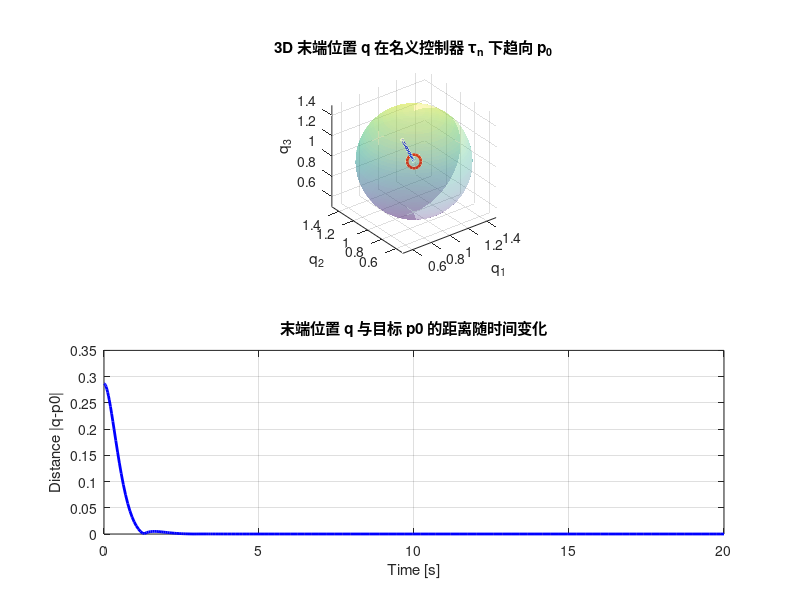

Write the MATLAB code that produced this figure.
%% 清除工作区并关闭所有窗口
clear; clc; close all;

%% 参数设置（3D 空间）
% 目标点 p0 和安全区参数（安全区域为以 p0 为球心的球体）
p0 = [1; 1; 1];      % 目标位置（3×1向量）
r_safe = 0.5;        % 安全区半径

% PD 控制器增益
Kp = 10;  % 比例增益
Kd = 5;   % 微分增益

% 动力学设置：这里认为质量矩阵为单位阵，C 和 g 均为零
M = @(q) eye(3);                % 质量矩阵（3×3单位阵）
C = @(q, dq) zeros(3);          % 科氏/离心项（零矩阵）
g_func = @(q) zeros(3, 1);        % 重力项（零向量）

%% 定义名义控制器 tau_n 为匿名函数（3D版本）
% 输入： t（时间）、x = [q; dq] （6×1向量，其中 q = x(1:3), dq = x(4:6)）
tau_n = @(t, x) M(x(1:3)) * ( -Kp*(x(1:3) - p0) - Kd*(x(4:6)) ) + ...
                 C(x(1:3), x(4:6)) * (x(4:6)) + g_func(x(1:3));
             
%% 系统闭环动力学
% 状态 x = [q; dq]，其中 q ∈ ℝ³, dq ∈ ℝ³
% 动态方程： xdot = [dq; ddq]，且 ddq = tau_n（因为 M = I）
dynamics = @(t, x) [ x(4:6); tau_n(t, x) ];

%% 设定初始状态（3D）
% 生成一个位于安全区球体内部的随机起始位置
% 利用球坐标生成随机方向和随机半径（取 cube-root 保证体积均匀）
phi = 2*pi*rand;         % 随机方位角
costheta = 2*rand - 1;     % 随机 cos(θ) ∈ [-1, 1]
theta = acos(costheta);    % 由 cos 得 θ
rho = r_safe * rand^(1/3); % 随机半径，保证均匀采样
q0 = p0 + rho * [sin(theta)*cos(phi); sin(theta)*sin(phi); cos(theta)];
dq0 = zeros(3, 1);       % 初始速度为零
x0 = [q0; dq0];

%% 仿真参数
Tsim = 20;                % 仿真时间（秒）
tspan = [0, Tsim];

%% 利用 ODE45 进行仿真
[t, x] = ode45(dynamics, tspan, x0);

%% 合并两个图到一个图中显示（3D轨迹和距离随时间变化的曲线）
figure('Position',[100, 100, 1200, 800]);

% 子图 1: 3D 末端位置 q 的轨迹
subplot(2,1,1);
plot3(x(:,1), x(:,2), x(:,3), 'b-', 'LineWidth', 2); hold on;
plot3(p0(1), p0(2), p0(3), 'ro', 'MarkerSize', 10, 'LineWidth', 2); % 目标点 p0
% 绘制安全区边界（球体）
% 利用 sphere 函数创建球面数据，显示透明球
[sx, sy, sz] = sphere(50);
surf(p0(1) + r_safe*sx, p0(2) + r_safe*sy, p0(3) + r_safe*sz, ...
    'FaceAlpha', 0.3, 'EdgeColor', 'none');
xlabel('q_1'); ylabel('q_2'); zlabel('q_3');
title('3D 末端位置 q 在名义控制器 \tau_n 下趋向 p_0');
axis equal;
grid on;
view(3);

% 子图 2: 末端位置 q 与目标 p0 的距离随时间变化
subplot(2,1,2);
% 计算每个时刻 q 与 p0 的欧氏距离
distances = vecnorm(x(:,1:3) - repmat(p0', size(x,1), 1), 2, 2);
plot(t, distances, 'b-', 'LineWidth', 2);
xlabel('Time [s]');
ylabel('Distance |q-p0|');
title('末端位置 q 与目标 p0 的距离随时间变化');
grid on;
